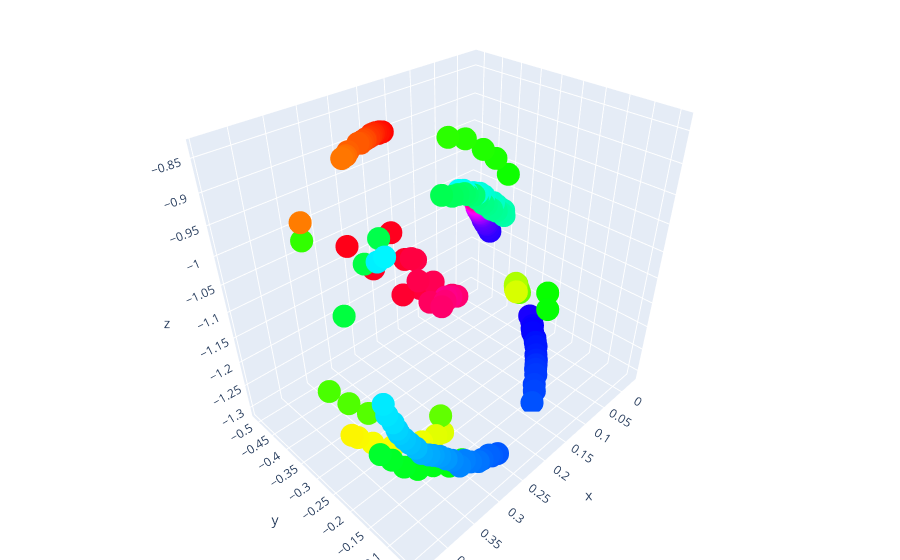

The notebook cell this image was saved under:
### Code cell
num = 150

pts3 = np.float32(pose1.iloc[num, 1:].values)
pts4 = np.float32(pose2.iloc[num-delay_frame, 1:].values)

pts3 = pts3.reshape((-1, 2))
pts4 = pts4.reshape((-1, 2))

pts5 = np.vstack((pts1, pts3))
pts6 = np.vstack((pts2, pts4))

reconstructed_3d = reconstruct_3D(pts5, pts6, K, R, T)
visualize_3d_points(reconstructed_3d)

### Figure 1 — Plotly figure (JSON) as saved in the notebook; plotly's stock layout.template omitted (floating-point values rounded to 4 significant figures; data arrays with more than 128 entries replaced by an {"elided": "..."} marker saying what was removed)
{"data": [{"marker": {"color": {"elided": "214x4 float values"}}, "mode": "markers", "type": "scatter3d", "x": {"elided": "214 float values"}, "y": {"elided": "214 float values"}, "z": {"elided": "214 float values"}}], "layout": {"margin": {"b": 0, "l": 0, "r": 0, "t": 0}, "scene": {"xaxis": {"nticks": 10, "range": [-0.04235, 0.4539]}, "yaxis": {"nticks": 10, "range": [-0.524, -0.02773]}, "zaxis": {"nticks": 10, "range": [-1.32, -0.8241]}}}}
